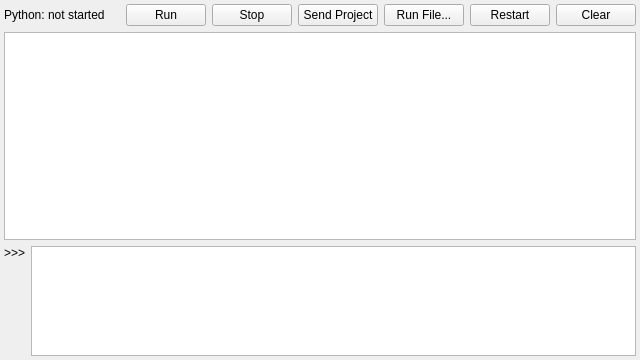
<?xml version="1.0" encoding="UTF-8"?>
<ui version="4.0">
 <class>PythonConsole</class>
 <widget class="QWidget" name="PythonConsole">
  <property name="geometry"><rect><x>0</x><y>0</y><width>640</width><height>360</height></rect></property>
  <property name="windowTitle"><string>Python Console</string></property>
  <layout class="QVBoxLayout" name="mainLayout">
   <property name="leftMargin"><number>4</number></property>
   <property name="topMargin"><number>4</number></property>
   <property name="rightMargin"><number>4</number></property>
   <property name="bottomMargin"><number>4</number></property>
   <item>
    <layout class="QHBoxLayout" name="toolLayout">
     <item>
      <widget class="QLabel" name="statusLabel">
       <property name="text"><string>Python: not started</string></property>
       <property name="sizePolicy"><sizepolicy hsizetype="Expanding" vsizetype="Preferred"><horstretch>1</horstretch><verstretch>0</verstretch></sizepolicy></property>
      </widget>
     </item>
     <item><widget class="QPushButton" name="runButton"><property name="text"><string>Run</string></property><property name="toolTip"><string>Run the input (Enter; Shift+Enter for a new line)</string></property></widget></item>
     <item><widget class="QPushButton" name="stopButton"><property name="text"><string>Stop</string></property><property name="toolTip"><string>Interrupt the running code (KeyboardInterrupt)</string></property></widget></item>
     <item><widget class="QPushButton" name="sendProjectButton"><property name="text"><string>Send Project</string></property><property name="toolTip"><string>Give the console a fresh copy of the open project as `project`</string></property></widget></item>
     <item><widget class="QPushButton" name="runFileButton"><property name="text"><string>Run File...</string></property><property name="toolTip"><string>Run a Python script file in the console</string></property></widget></item>
     <item><widget class="QPushButton" name="restartButton"><property name="text"><string>Restart</string></property><property name="toolTip"><string>Start a fresh Python worker (forgets every variable)</string></property></widget></item>
     <item><widget class="QPushButton" name="clearButton"><property name="text"><string>Clear</string></property></widget></item>
    </layout>
   </item>
   <item>
    <widget class="QPlainTextEdit" name="outputView">
     <property name="readOnly"><bool>true</bool></property>
     <property name="lineWrapMode"><enum>QPlainTextEdit::WidgetWidth</enum></property>
     <property name="sizePolicy"><sizepolicy hsizetype="Expanding" vsizetype="Expanding"><horstretch>0</horstretch><verstretch>3</verstretch></sizepolicy></property>
    </widget>
   </item>
   <item>
    <layout class="QHBoxLayout" name="inputLayout">
     <item>
      <widget class="QLabel" name="promptLabel">
       <property name="text"><string>&gt;&gt;&gt;</string></property>
       <property name="alignment"><set>Qt::AlignTop</set></property>
      </widget>
     </item>
     <item>
      <widget class="CodeEditor" name="inputEdit">
       <property name="maximumSize"><size><width>16777215</width><height>110</height></size></property>
       <property name="toolTip"><string>Python input: Enter runs, Shift+Enter adds a line, Tab completes, Up/Down recall history, name? shows documentation</string></property>
      </widget>
     </item>
    </layout>
   </item>
  </layout>
 </widget>
 <customwidgets>
  <customwidget><class>CodeEditor</class><extends>QPlainTextEdit</extends><header>CodeEditor.h</header></customwidget>
 </customwidgets>
 <resources/>
 <connections/>
</ui>
